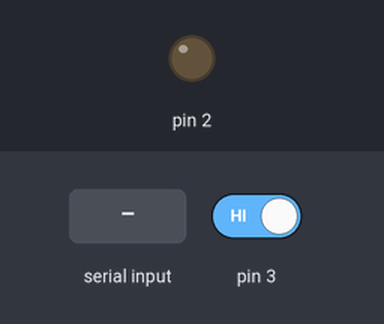
Recording of a sketch running on a simulated Arduino Uno, built with avr-gcc and run on an emulated ATmega328P. On the bench: output pins drawn as LEDs (lit = HIGH). Inputs (shaded band) come from the test bench; at power-on: pin 3 HIGH.

Above: at 1.2 s.
1.3 s: pin 3 driven LOW
At 2.5 s:
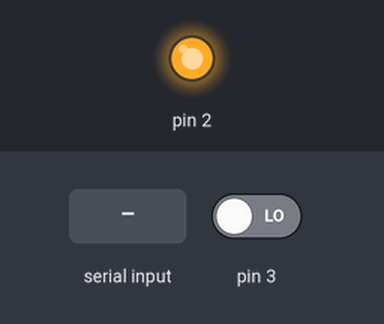
2.8 s: "1" received over Serial
At 3.6 s:
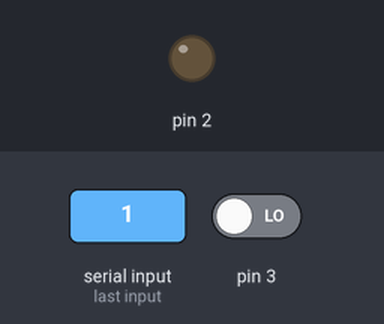
Timing chart, 0 to 5.8 s (numbered marks = the images above; inputs shaded):
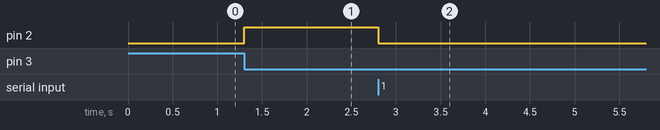

The sketch:

lampadario_arduino.ino
```cpp
const int NUM_CANDLES = 1;
const int NUM_BYTES_EVENT = 1;
byte event_data[NUM_BYTES_EVENT];

void encenderVela1() {
  digitalWrite(2, HIGH);
}

void apagarVela1() {
  digitalWrite(2, LOW);
}

typedef void (* GenericCommandArray)();
GenericCommandArray encenderVela[30] = {
  encenderVela1,
  encenderVela1,
  encenderVela1,
  encenderVela1,
  encenderVela1,
  encenderVela1,
  encenderVela1,
  encenderVela1,
  encenderVela1,
  encenderVela1,
  encenderVela1,
  encenderVela1,
  encenderVela1,
  encenderVela1,
  encenderVela1,
  encenderVela1,
  encenderVela1,
  encenderVela1,
  encenderVela1,
  encenderVela1,
  encenderVela1,
  encenderVela1,
  encenderVela1,
  encenderVela1,
  encenderVela1,
  encenderVela1,
  encenderVela1,
  encenderVela1,
  encenderVela1,
  encenderVela1
};

GenericCommandArray apagarVela[30] = {
  apagarVela1,
  apagarVela1,
  apagarVela1,
  apagarVela1,
  apagarVela1,
  apagarVela1,
  apagarVela1,
  apagarVela1,
  apagarVela1,
  apagarVela1,
  apagarVela1,
  apagarVela1,
  apagarVela1,
  apagarVela1,
  apagarVela1,
  apagarVela1,
  apagarVela1,
  apagarVela1,
  apagarVela1,
  apagarVela1,
  apagarVela1,
  apagarVela1,
  apagarVela1,
  apagarVela1,
  apagarVela1,
  apagarVela1,
  apagarVela1,
  apagarVela1,
  apagarVela1,
  apagarVela1
};

void setup() {
  Serial.begin(9600);


  /*LEDS son los primeros pines digitales
     Para 30 candelas son los pines 2 - 31
  */
  for (int i = 2; i < NUM_CANDLES + 2; i++) {
    pinMode(i, OUTPUT);
  }

  /*Botones son los pines digitales restantes
     y los pines analogicos si se necesitan
     En el caso de 30 candelas son los pines de 32 - 54
     y de A0 a A6
  */
  for (int i = NUM_CANDLES + 2; i < 2*NUM_CANDLES + 2; i++) {
    pinMode(i, INPUT);
    attachInterrupt(digitalPinToInterrupt(i), encenderVela[i], FALLING);
  }
  //Nota: el pin A0 tambien se puede llamar pin 54, el A1 55, y asi...

}

void loop() {
  if (readEvent(event_data, NUM_BYTES_EVENT)) {
    executeCommand(event_data);
  }
}

bool readEvent(byte* data, uint8_t dataLength) {
  if (Serial.available() >= dataLength) {
    Serial.readBytes(data, dataLength);
    return true;
  }
  return false;
}

void chequearEstado() {
  String estado = estado;
  for (int i = 2; i < NUM_CANDLES + 2; i++) {
    int estadoLED = digitalRead(i);
    if (estadoLED == HIGH) {
      estado = estado + '1';
    }
    else {
      estado = estado + '0';
    }
  }
  Serial.println(estado);
}

void executeCommand(byte* data) {
  // El bit mas fuerte da el estado (on or off)
  if (bitRead(data[0], 7) == 1) {
    encenderVela1();
  }
  else {
    apagarVela1();
  }
}
```

Measured:
- after the input at 1.3 s, pin 2: LOW → HIGH at once
- after the input at 2.8 s, pin 2: HIGH → LOW at once
